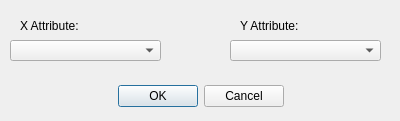
<?xml version="1.0" encoding="UTF-8"?>
<ui version="4.0">
 <class>attrSettingDiag</class>
 <widget class="QDialog" name="attrSettingDiag">
  <property name="geometry">
   <rect>
    <x>0</x>
    <y>0</y>
    <width>400</width>
    <height>121</height>
   </rect>
  </property>
  <property name="minimumSize">
   <size>
    <width>400</width>
    <height>121</height>
   </size>
  </property>
  <property name="maximumSize">
   <size>
    <width>400</width>
    <height>121</height>
   </size>
  </property>
  <property name="windowTitle">
   <string>Attribute Settings</string>
  </property>
  <widget class="QDialogButtonBox" name="buttonBox">
   <property name="geometry">
    <rect>
     <x>30</x>
     <y>80</y>
     <width>341</width>
     <height>32</height>
    </rect>
   </property>
   <property name="orientation">
    <enum>Qt::Horizontal</enum>
   </property>
   <property name="standardButtons">
    <set>QDialogButtonBox::Cancel|QDialogButtonBox::Ok</set>
   </property>
   <property name="centerButtons">
    <bool>true</bool>
   </property>
  </widget>
  <widget class="QComboBox" name="comboBox">
   <property name="geometry">
    <rect>
     <x>10</x>
     <y>40</y>
     <width>151</width>
     <height>21</height>
    </rect>
   </property>
  </widget>
  <widget class="QLabel" name="label">
   <property name="geometry">
    <rect>
     <x>20</x>
     <y>15</y>
     <width>111</width>
     <height>21</height>
    </rect>
   </property>
   <property name="text">
    <string>X Attribute:</string>
   </property>
  </widget>
  <widget class="QLabel" name="label_2">
   <property name="geometry">
    <rect>
     <x>240</x>
     <y>15</y>
     <width>91</width>
     <height>21</height>
    </rect>
   </property>
   <property name="text">
    <string>Y Attribute:</string>
   </property>
  </widget>
  <widget class="QComboBox" name="comboBox_2">
   <property name="geometry">
    <rect>
     <x>230</x>
     <y>40</y>
     <width>151</width>
     <height>21</height>
    </rect>
   </property>
  </widget>
 </widget>
 <resources/>
 <connections>
  <connection>
   <sender>buttonBox</sender>
   <signal>accepted()</signal>
   <receiver>attrSettingDiag</receiver>
   <slot>accept()</slot>
   <hints>
    <hint type="sourcelabel">
     <x>248</x>
     <y>254</y>
    </hint>
    <hint type="destinationlabel">
     <x>157</x>
     <y>274</y>
    </hint>
   </hints>
  </connection>
  <connection>
   <sender>buttonBox</sender>
   <signal>rejected()</signal>
   <receiver>attrSettingDiag</receiver>
   <slot>reject()</slot>
   <hints>
    <hint type="sourcelabel">
     <x>316</x>
     <y>260</y>
    </hint>
    <hint type="destinationlabel">
     <x>286</x>
     <y>274</y>
    </hint>
   </hints>
  </connection>
 </connections>
</ui>
